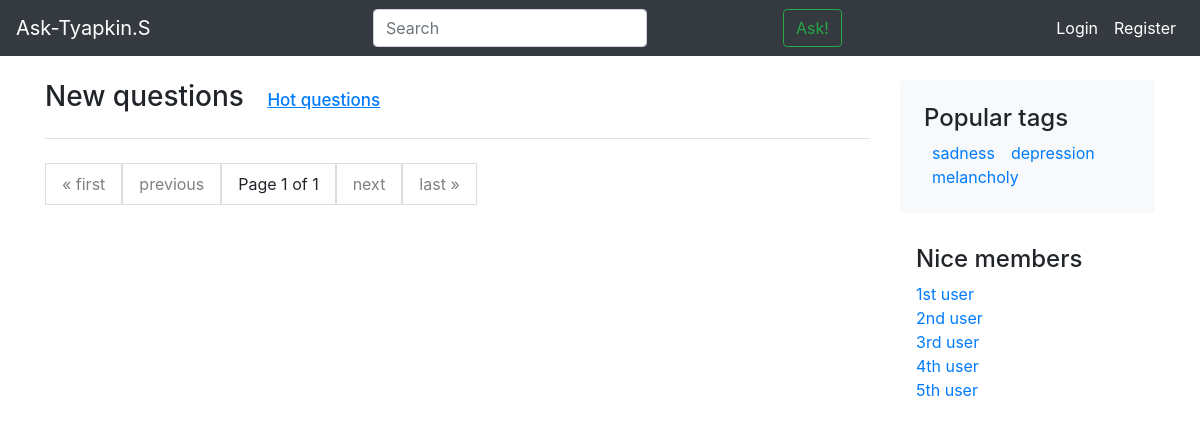
The page /listing/ on the database as committed earlier.
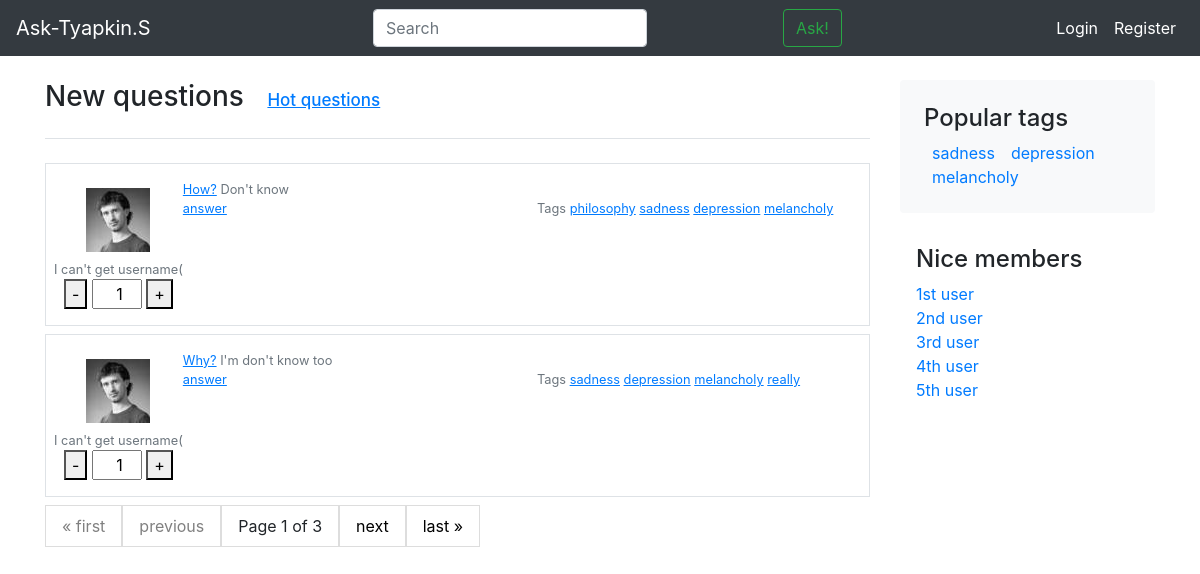
The same page on the database as committed later.
### blog/models.py (models this page shows, shortened)
class Question(models.Model):
    title = models.CharField(max_length=1024, verbose_name='Title')
    text = models.TextField(verbose_name='Text', default="")
    date_create = models.DateField(auto_now_add=True, verbose_name='Create date')
    author = models.ForeignKey('Author', on_delete=models.CASCADE)
    tags = models.CharField(max_length=1024, verbose_name='Tags')
    objects = QuestionManager()
    class Meta:
        verbose_name = 'Question'
        verbose_name_plural = 'Questions'

### app/views.py (the view)
# urls.py: path('listing/', views.listing, name="home"),
def listing(request):
    questions = Question.objects.all()
    paginator = Paginator(questions, 2)
    page = request.GET.get('page', 1)
    questions = paginator.get_page(page)
    return render(request, 'index.html', {'questions': questions})

### templates/index.html
{% extends 'inc/base.html' %}
{% load static %}
{% block content %}
  <h3 class="pb-4 mb-4 border-bottom">
    New questions
    <a href="{% url 'hot'%}" class="text-u" style="font-size: 17px; padding-left: 1rem;">
      Hot questions
    </a>
  </h3>
    {% for question in questions %}
      {% include 'inc/one_question.html' %}
    {% endfor %}
<ul class="pagination">
    {% if questions.has_previous %}
    <li><a href="?page=1">&laquo; first</a></li>
    <li><a href="?page={{ questions.previous_page_number }}">previous</a></li>
    {% else %}
    <li><a style="color: gray">&laquo; first</a></li>
    <li><a style="color: gray">previous</a></li>
    {% endif %}
    <li>
        <a>Page {{ questions.number }} of {{ questions.paginator.num_pages }}</a>
    </li>
    {% if questions.has_next %}
    <li><a href="?page={{ questions.next_page_number }}">next</a></li>
    <li><a href="?page={{ questions.paginator.num_pages }}">last &raquo;</a></li>
    {% else %}
    <li><a style="color: gray">next</a></li>
    <li><a style="color: gray">last &raquo;</a></li>
    {% endif %}
</ul>
{% endblock content %}

### templates/inc/one_question.html
{% load static %}
<div class="media text-muted pt-3 border p-2 mb-2">
      <ol class="list-unstyled mb-0" style="text-align: center">
          <img src="{% static 'img/your_avatar.jpg' %}" class="p-2" alt="Avatar">
          <div class="small"><span>I can't get username(</span></div>
        <li>
          <div class="def-number-input number-input safari_only">
            <button onclick="this.parentNode.querySelector('input[type=number]').stepDown()" class="minus">-</button>
            <label><input class="quantity" min="0" name="quantity" value="1" type="number" style="pointer-events: none; width: 50px; text-align: right;"></label>
            <button onclick="this.parentNode.querySelector('input[type=number]').stepUp()" class="plus">+</button>
          </div>
        </li>
      </ol>
      <div class="media-body pb-3 mb-0 small lh-125">
        <a href="{% url 'question' question.id%}" class="text-u">{{ question.title }}</a>
        <span>{{ question.text }}</span>
        <div class="row mb-3">
          <div class="col-6">
            <a href="{% url 'question' question.id%}" class="text-u">answer</a></div>
          <div class="col-6">
            <span>Tags</span>
              {% for ntag in question.tags.split %}
                 <a href="{% url 'tag' ntag %}" class="text-u">{{ ntag }}</a>
              {% endfor %}
          </div>
        </div>
      </div>
</div>

Rows that differ between the two databases and show on the page:
added Question: title "How?", text "Don't know", split "philosophy" "sadness" "depression" "melancholy"
added Question: title "Why?", text "I'm don't know too", split "sadness" "depression" "melancholy" "really"
Other text that changed with them:
{{ questions.paginator.num_pages }}: "1" → "3"
